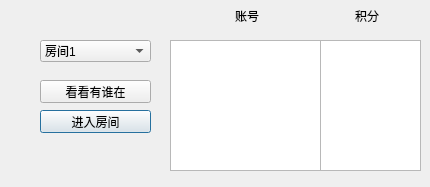
<?xml version="1.0" encoding="UTF-8"?>
<ui version="4.0">
 <class>Roomchoser</class>
 <widget class="QDialog" name="Roomchoser">
  <property name="geometry">
   <rect>
    <x>0</x>
    <y>0</y>
    <width>430</width>
    <height>187</height>
   </rect>
  </property>
  <property name="windowTitle">
   <string>Dialog</string>
  </property>
  <widget class="QComboBox" name="roomchoser">
   <property name="geometry">
    <rect>
     <x>40</x>
     <y>40</y>
     <width>111</width>
     <height>22</height>
    </rect>
   </property>
   <item>
    <property name="text">
     <string>房间1</string>
    </property>
   </item>
   <item>
    <property name="text">
     <string>房间2</string>
    </property>
   </item>
   <item>
    <property name="text">
     <string>房间3</string>
    </property>
   </item>
   <item>
    <property name="text">
     <string>房间4</string>
    </property>
   </item>
   <item>
    <property name="text">
     <string>房间5</string>
    </property>
   </item>
   <item>
    <property name="text">
     <string>房间6</string>
    </property>
   </item>
   <item>
    <property name="text">
     <string>房间7</string>
    </property>
   </item>
   <item>
    <property name="text">
     <string>房间8</string>
    </property>
   </item>
   <item>
    <property name="text">
     <string>房间9</string>
    </property>
   </item>
   <item>
    <property name="text">
     <string>房间10</string>
    </property>
   </item>
   <item>
    <property name="text">
     <string>房间11</string>
    </property>
   </item>
   <item>
    <property name="text">
     <string>房间12</string>
    </property>
   </item>
   <item>
    <property name="text">
     <string>房间13</string>
    </property>
   </item>
   <item>
    <property name="text">
     <string>房间14</string>
    </property>
   </item>
   <item>
    <property name="text">
     <string>房间15</string>
    </property>
   </item>
   <item>
    <property name="text">
     <string>房间16</string>
    </property>
   </item>
   <item>
    <property name="text">
     <string>房间17</string>
    </property>
   </item>
   <item>
    <property name="text">
     <string>房间18</string>
    </property>
   </item>
   <item>
    <property name="text">
     <string>房间19</string>
    </property>
   </item>
   <item>
    <property name="text">
     <string>房间20</string>
    </property>
   </item>
   <item>
    <property name="text">
     <string>房间21</string>
    </property>
   </item>
   <item>
    <property name="text">
     <string>房间22</string>
    </property>
   </item>
   <item>
    <property name="text">
     <string>房间23</string>
    </property>
   </item>
   <item>
    <property name="text">
     <string>房间24</string>
    </property>
   </item>
   <item>
    <property name="text">
     <string>房间25</string>
    </property>
   </item>
   <item>
    <property name="text">
     <string>房间26</string>
    </property>
   </item>
   <item>
    <property name="text">
     <string>房间27</string>
    </property>
   </item>
   <item>
    <property name="text">
     <string>房间28</string>
    </property>
   </item>
   <item>
    <property name="text">
     <string>房间29</string>
    </property>
   </item>
   <item>
    <property name="text">
     <string>房间30</string>
    </property>
   </item>
  </widget>
  <widget class="QPushButton" name="joinButton">
   <property name="geometry">
    <rect>
     <x>40</x>
     <y>110</y>
     <width>111</width>
     <height>23</height>
    </rect>
   </property>
   <property name="text">
    <string>进入房间</string>
   </property>
  </widget>
  <widget class="QListWidget" name="listWidget">
   <property name="geometry">
    <rect>
     <x>170</x>
     <y>40</y>
     <width>151</width>
     <height>131</height>
    </rect>
   </property>
  </widget>
  <widget class="QPushButton" name="checkwho">
   <property name="geometry">
    <rect>
     <x>40</x>
     <y>80</y>
     <width>111</width>
     <height>23</height>
    </rect>
   </property>
   <property name="text">
    <string>看看有谁在</string>
   </property>
  </widget>
  <widget class="QListWidget" name="scoreWidget">
   <property name="geometry">
    <rect>
     <x>320</x>
     <y>40</y>
     <width>101</width>
     <height>131</height>
    </rect>
   </property>
  </widget>
  <widget class="QLabel" name="label">
   <property name="geometry">
    <rect>
     <x>220</x>
     <y>10</y>
     <width>54</width>
     <height>12</height>
    </rect>
   </property>
   <property name="text">
    <string>账号</string>
   </property>
   <property name="alignment">
    <set>Qt::AlignCenter</set>
   </property>
  </widget>
  <widget class="QLabel" name="label_2">
   <property name="geometry">
    <rect>
     <x>340</x>
     <y>10</y>
     <width>54</width>
     <height>12</height>
    </rect>
   </property>
   <property name="text">
    <string>积分</string>
   </property>
   <property name="alignment">
    <set>Qt::AlignCenter</set>
   </property>
  </widget>
 </widget>
 <resources/>
 <connections/>
</ui>
